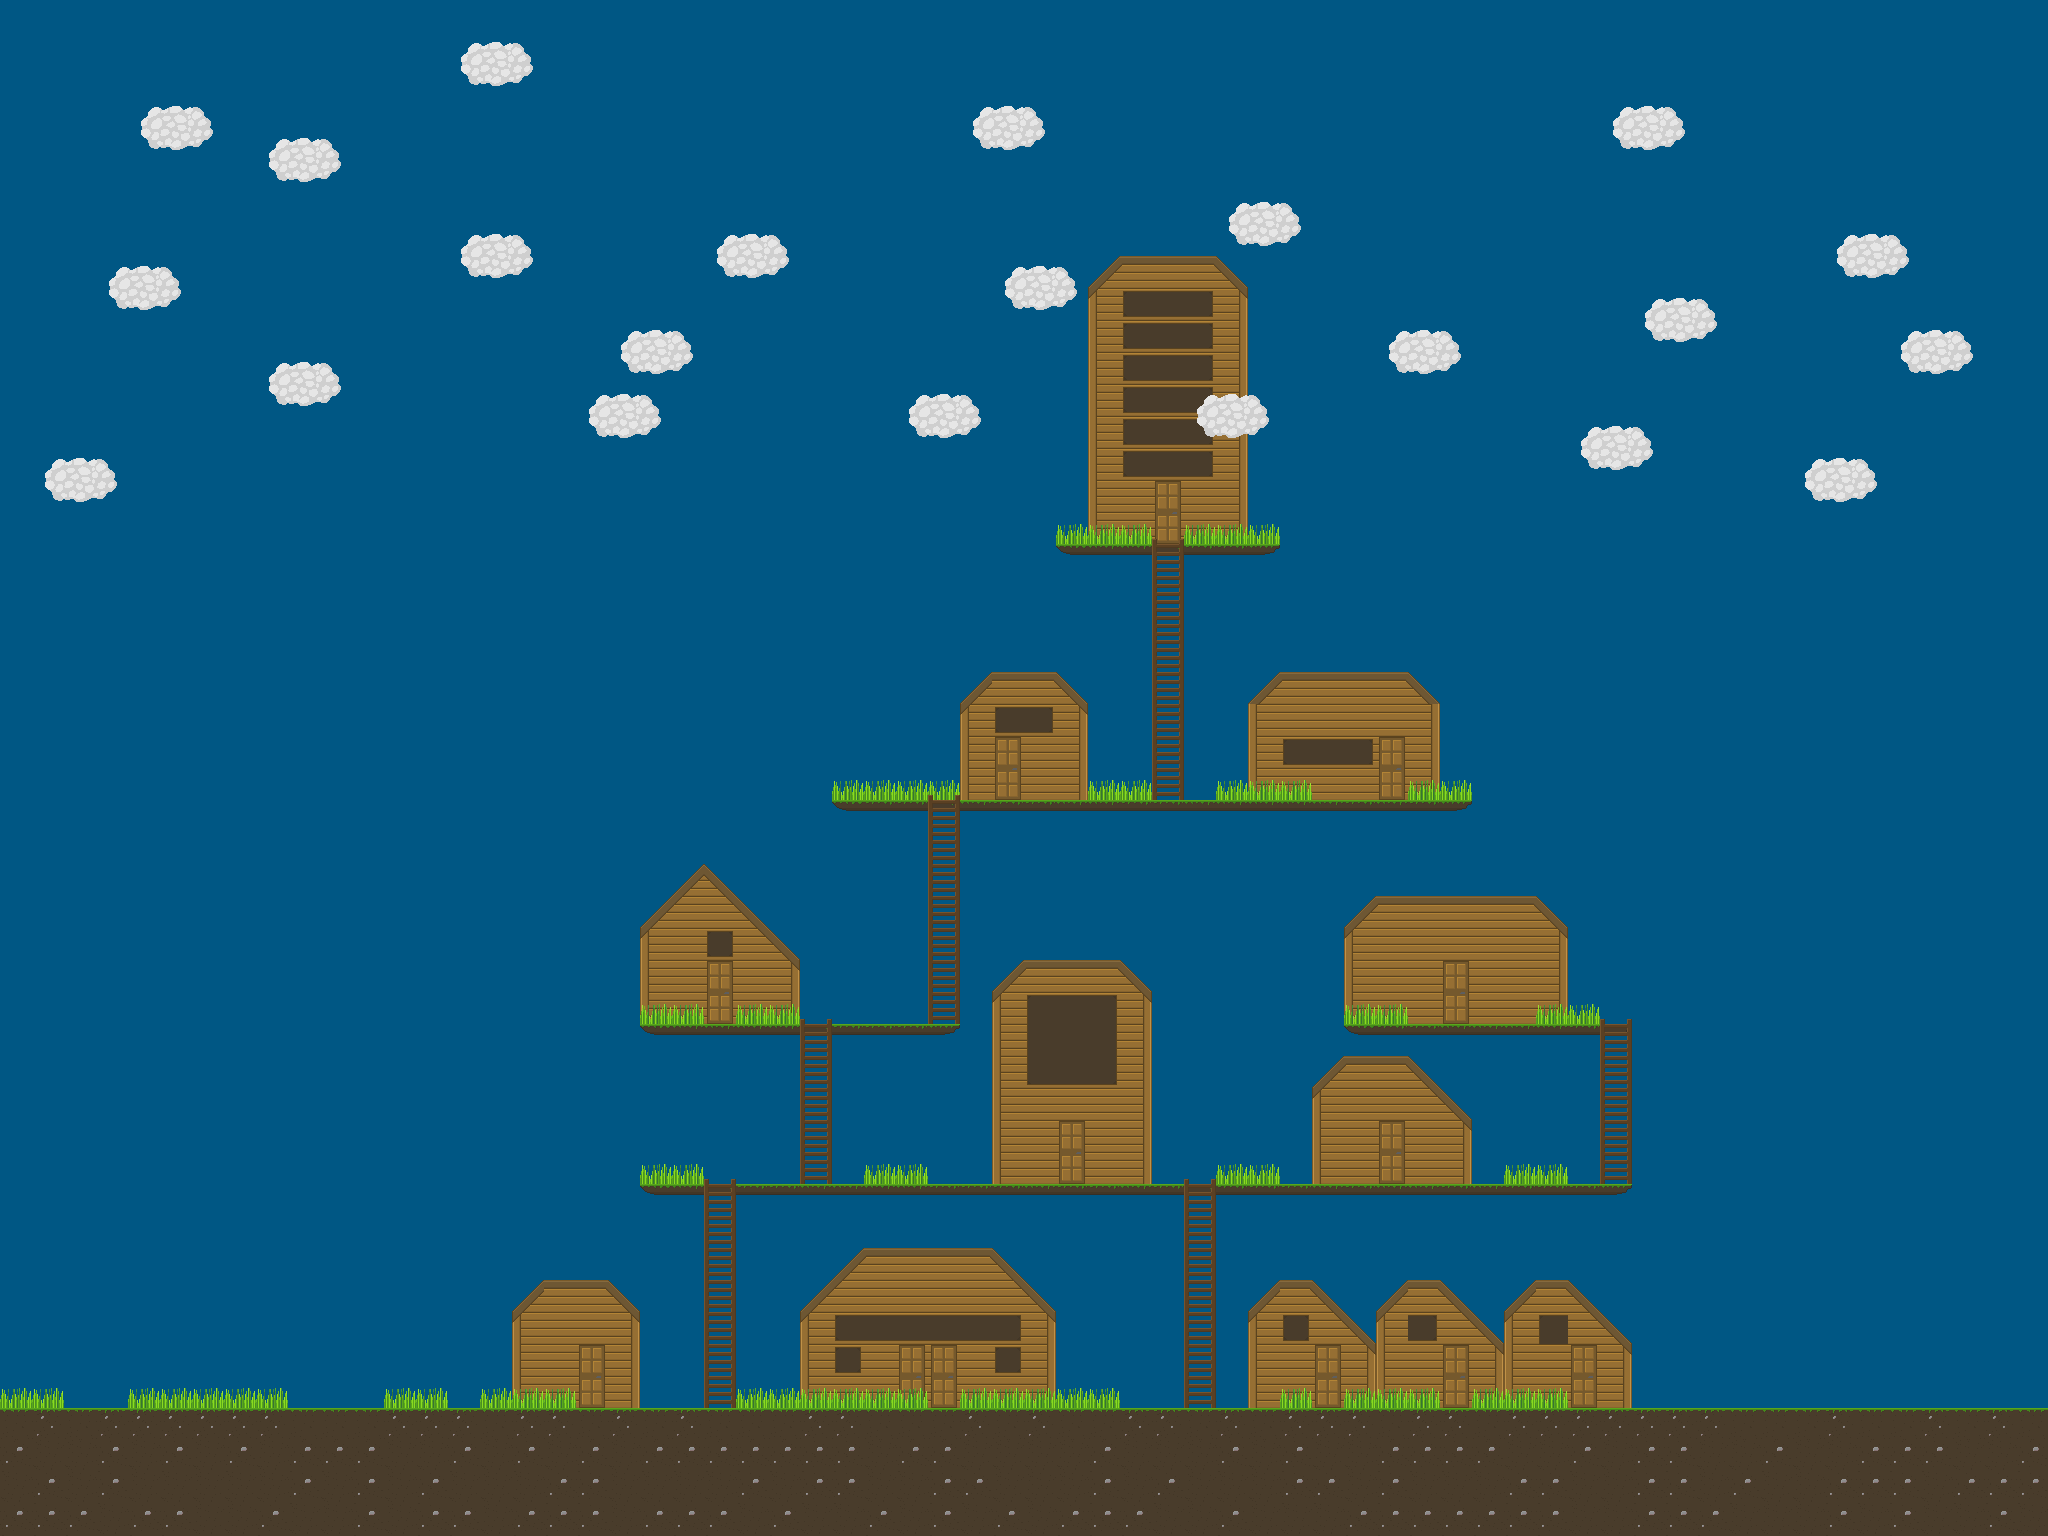

This game map was drawn from its Tiled (.tmx) file and the tilesets committed beside it. A one-line description and the trimmed map source follow:
An orthogonal 64x48 tile map with 32x32 px tiles, 7 tile layers (Sky, Ground, Platforms, Houses, ...) and 24 objects (7x Gateway, 6x Ladder, 5x Platform, Solid, town_house_9, ...).

<map version="1.0" orientation="orthogonal" renderorder="right-down" width="64" height="48" tilewidth="32" tileheight="32" backgroundcolor="#ffffff" nextobjectid="29">
 <tileset firstgid="1" name="Tilesheet" tilewidth="32" tileheight="32" tilecount="400" columns="20">
  <image source="../Tiles/Tilesheet.png" trans="000000" width="640" height="640" />
 </tileset>
 <layer name="Sky" width="64" height="48">
  <data>[3072 cells, 3072 non-empty, 1 distinct tile ids]</data>
 </layer>
 <layer name="Ground" width="64" height="48">
  <data>[3072 cells, 256 non-empty, 4 distinct tile ids]</data>
 </layer>
 <layer name="Platforms" width="64" height="48">
  <data>[3072 cells, 77 non-empty, 4 distinct tile ids]</data>
 </layer>
 <layer name="Houses" width="64" height="48">
  <data>[3072 cells, 294 non-empty, 34 distinct tile ids]</data>
 </layer>
 <layer name="Clouds" width="64" height="48">
  <data>[3072 cells, 132 non-empty, 6 distinct tile ids]</data>
 </layer>
 <layer name="Grass" width="64" height="48">
  <data>[3072 cells, 63 non-empty, 1 distinct tile ids]</data>
 </layer>
 <layer name="Ladders" width="64" height="48">
  <data>[3072 cells, 45 non-empty, 2 distinct tile ids]</data>
 </layer>
 <objectgroup name="Collisions">
  <object id="2" type="Solid" x="0" y="1408.67" width="2048" height="29.3333" />
  <object id="3" type="Ladder" x="704" y="1184" width="32" height="225.333" />
  <object id="4" type="Platform" x="640" y="1184" width="993" height="11" />
  <object id="6" type="Platform" x="1344" y="1024" width="287.667" height="11" />
  <object id="7" type="Ladder" x="1600.33" y="1024" width="32" height="159.667" />
  <object id="8" type="Ladder" x="800.333" y="1024" width="31.6667" height="160" />
  <object id="9" type="Platform" x="640" y="1024" width="320" height="11" />
  <object id="10" type="Ladder" x="928" y="799.667" width="32.3333" height="224" />
  <object id="11" type="Platform" x="832" y="799.333" width="640" height="11" />
  <object id="12" type="Ladder" x="1152.67" y="544" width="31.3333" height="255.333" />
  <object id="13" type="Platform" x="1056" y="544" width="223.333" height="11" />
  <object id="14" type="Ladder" x="1184.67" y="1184" width="31.3333" height="224" />
  <object id="15" name="town_house_1_outside" type="Gateway" x="576" y="1344" width="32.6667" height="64.6667">
   <properties>
    <property name="travel_location" value="town_house_1_inside" />
   </properties>
  </object>
  <object id="17" name="town_house_2_outside" type="Gateway" x="896" y="1345.33" width="62.6667" height="61.3333">
   <properties>
    <property name="travel_location" value="town_house_2_inside" />
   </properties>
  </object>
  <object id="18" name="town_house_3_outside" type="Gateway" x="1313.33" y="1344" width="29.3333" height="64">
   <properties>
    <property name="travel_location" value="town_house_3_inside" />
   </properties>
  </object>
  <object id="19" name="town_house_4_outside" type="Gateway" x="1440" y="1344" width="30.6667" height="64">
   <properties>
    <property name="travel_location" value="town_house_4_inside" />
   </properties>
  </object>
  <object id="20" name="town_house_5_outside" type="Gateway" x="1566.67" y="1344" width="30.6667" height="64">
   <properties>
    <property name="travel_location" value="town_house_5_inside" />
   </properties>
  </object>
  <object id="21" name="town_house_7_outside" type="Gateway" x="1377.33" y="1120" width="29.3333" height="62.6667">
   <properties>
    <property name="travel_location" value="town_house_7_inside" />
   </properties>
  </object>
  <object id="22" name="town_house_9" x="1440" y="960" width="30.6667" height="64" />
  <object id="23" name="town_house_8" x="705.333" y="960" width="29.3333" height="64" />
  <object id="24" name="town_house_10" x="992" y="736" width="30.6667" height="61.3333" />
  <object id="25" name="town_house_11" x="1377.33" y="737.333" width="28" height="61.3333" />
  <object id="26" name="town_house_12" x="1153.33" y="481.333" width="29.3333" height="62.6667" />
  <object id="27" name="town_house_6_outside" type="Gateway" x="1056" y="1121.33" width="30.6667" height="62.6667">
   <properties>
    <property name="travel_location" value="town_house_6_inside" />
   </properties>
  </object>
 </objectgroup>
</map>
